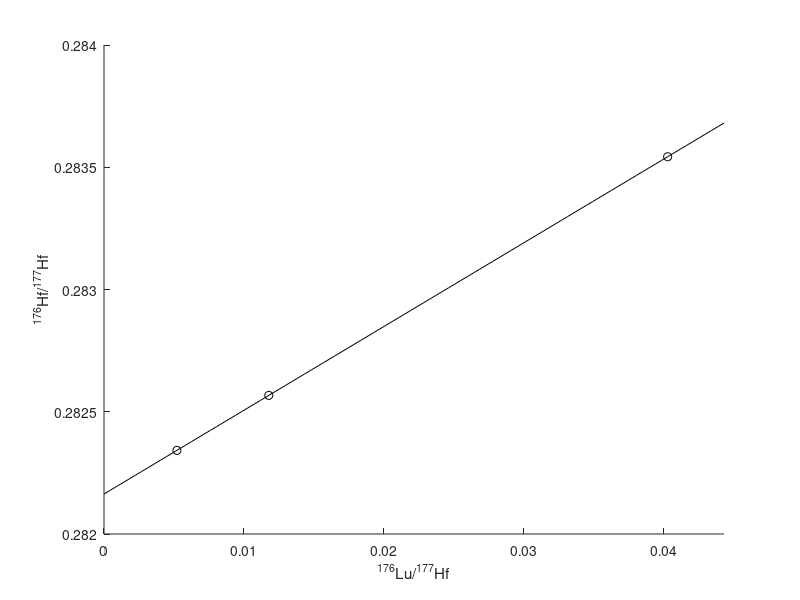
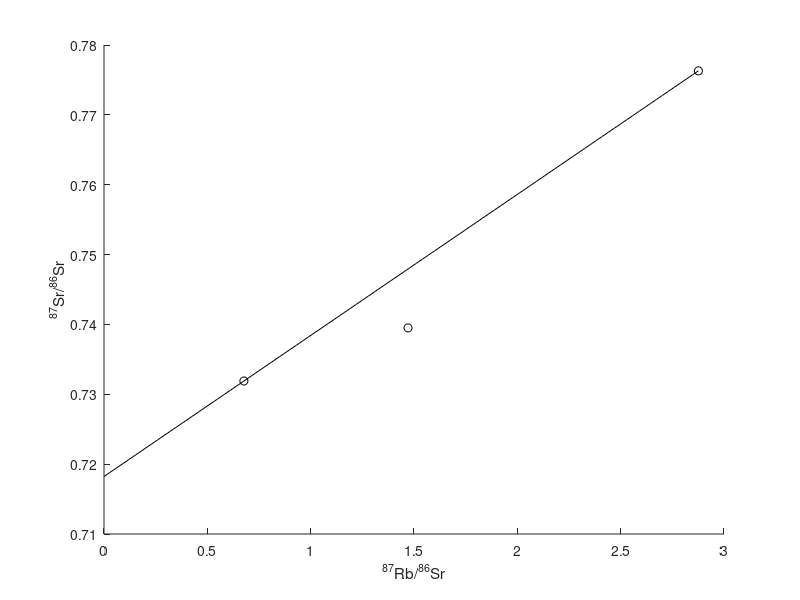
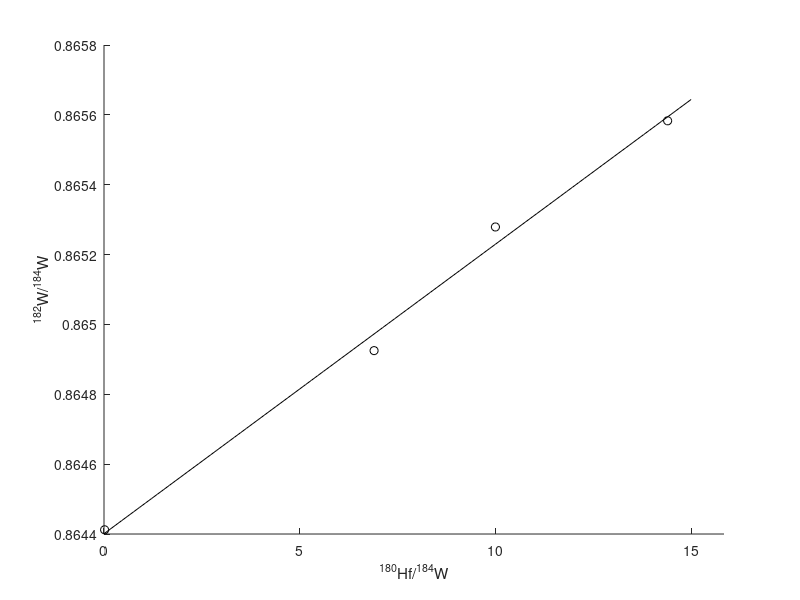

Source code (MATLAB) for these figures, in order:
%A script for solving Homework set 1 for the course 
%Isotope geochemistry 2023
%1
clear all
%sample data:
LuHf=[0.01178 0.005213 0.04029]';
HfHf=[0.282567 0.282342 0.283543]';
p = polyfit(LuHf,HfHf,1);%fit a 1st order polynomial
disp('    Slope     Intercept')
disp(p)
figure(1)
hold on
plot(LuHf,HfHf,'ko')%just to check if the points are visually correct
x = linspace(0,1.10*max(LuHf));
plot(x,p(1)*x+p(2),'k')
xlim([0,1.10*max(LuHf)])
% ylim([min(HfHf),max(HfHf)])
ylabel('^{176}Hf/^{177}Hf')
xlabel('^{176}Lu/^{177}Hf')
hold off
%p(1) is the slope, p(2) is the constant term
lambda_t1 = 1.867e-11;%yr-1, half life of the system
t=log(p(1)+1)/lambda_t1;
disp('    Age')
disp(t)
%% 2
clear all
%Granite present day 87Rb/86Sr and 87Sr/86Sr
GRbSr_1=0.6770;
GSrSr_1=0.7319;
lambda_Rb = 1.393e-11;%yr^-1, half life of ^87Rb
t2=1150e6;%yr
%assumed GSrSr_0
GSrSr_0a = 0.708954467092587;
%GRbSr at t2
GRbSr_t2 = GRbSr_1*exp(lambda_Rb*t2)
%GSrSr at t2
GSrSr_t2 = GSrSr_0a+GRbSr_t2*(exp(t2*lambda_Rb)-1)
%b
r_87Rb86Sr = [0.6770 2.876]';
r_87Sr86Sr = [0.7319 0.7763]';
%plot(RbSr,SrSr,'kx')
p2 = polyfit(r_87Rb86Sr,r_87Sr86Sr,1)
t3 = log(p2(1)+1)/lambda_Rb
%d
r_87Rb86Sr_d = [0.6770 1.471 2.876]';
r_87Sr86Sr_d = [0.7319 0.7395 0.7763]';
p2d = polyfit(r_87Rb86Sr_d,r_87Sr86Sr_d,1)
figure(3)
hold on
plot(r_87Rb86Sr_d,r_87Sr86Sr_d,'ko')
x = linspace(0,2.876);
plot(x,p2(1)*x+p2(2),'k')
hold off
ylabel('^{87}Sr/^{86}Sr')
xlabel('^{87}Rb/^{86}Sr')

%% 3
clear all
%parent isotope always on x axis
% Sample 180Hf/184W 182W/184W
% M      0.0155     0.864412
% NM-1   14.4       0.865583
% NM-2   10.0       0.865279
% NM-3   6.90       0.864925
t_ss = 4.568e9;%years ago, age of the solar system
hl_182Hf = 8.90e6;%yr
dc = log(2)/hl_182Hf; 
t_met = 4.5627e9;%years ago, age of the meteorite
HfW = [0.0155 14.4 10.0 6.90];
WW = [0.864412 0.865583 0.865279 0.864925];
p3 = polyfit(HfW,WW,1);
WW_0 = p3(2);
HfHf_0 = p3(1);
disp('   182Hf/180Hf         182W/184W')
disp(p3)
figure(4)
hold on
plot(HfW,WW,'ko')
x3=linspace(0,15);
plot(x3,p3(1)*x3+p3(2),'k')
%ylabel('^{182}W/^{184}W')
% ylabel('\epsilon^{182W}')
ylabel('^{182}W/^{184}W')
xlabel('^{180}Hf/^{184}W')
xlim([0,1.10*max(HfW)])
% ylim([min(HfHf),max(HfHf)])
%c)
HfHf_ssys = HfHf_0*exp(dc*(t_ss-t_met))

%% 4
Rb = 175.3;% ppm
Sr = 11.11;% ppm
dc_Rb = 1.393e-11;
Sr87Sr86 = 0.833844;
Sr87Sr86i = 0.703;
% W_Sr = 87.62;%u
W_Sr = (0.557*83.9134+9.861*85.9092+6.991*86.9089+82.59*87.9056)/100;%u
W_Rb = 85.4678;%u
X86Sr = 0.06991;
X87Rb = 0.2783;

Rb87Sr86 = ((Rb/W_Rb)*X87Rb)/((Sr/W_Sr)*X86Sr)
t_model = log(((Sr87Sr86-Sr87Sr86i)/Rb87Sr86)+1)/dc_Rb

%% 5
clear all
Nd143Nd144_CC=0.512020;
Sm = 9.03;%ppm, concentrations
Nd = 47.9;%ppm
XSm147 = 0.1499;%isotope abundances
XNd143 = 0.1217;
W_Sm = 150.36;%u, molecular masses
W_Nd = 144.242;%u 
Sm147Nd144_CC =((Sm/W_Sm)*XSm147)/((Nd/W_Nd)*XNd143);%147Sm to 144Nd ratio
dc  =6.524e-12;%decay constant of Sm 147
t_s = 560e6;%age
%CHUR-values (primitive mantle substitutes)
Nd143Nd144_PM = 0.512638;
Sm147Nd144_PM = 0.1967;
%DM-values
Nd143Nd144_DM = 0.513114;
Sm147Nd144_DM = 0.222;
%Model ages

T_CHUR=(1/dc)*log((Nd143Nd144_CC-Nd143Nd144_PM)/(Sm147Nd144_CC-Sm147Nd144_PM)+1)
T_DM=(1/dc)*log((Nd143Nd144_CC-Nd143Nd144_DM)/(Sm147Nd144_CC-Sm147Nd144_DM)+1)







